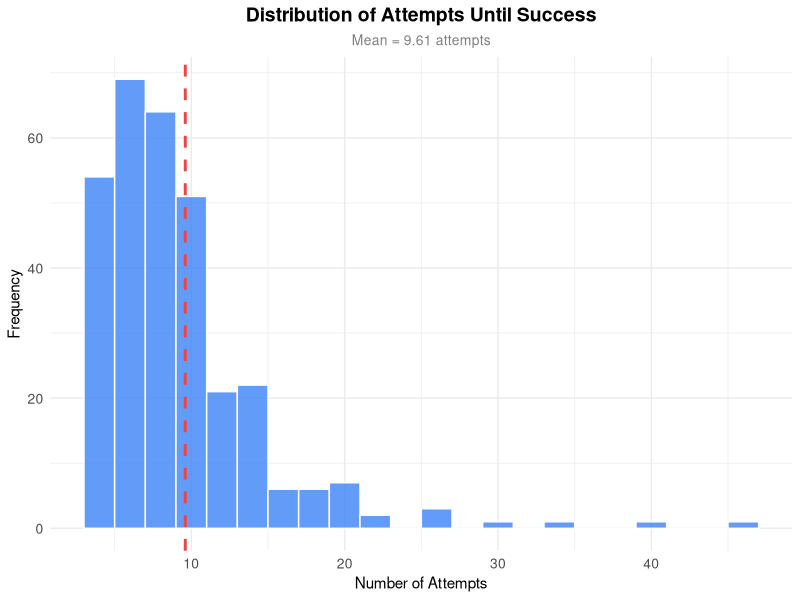
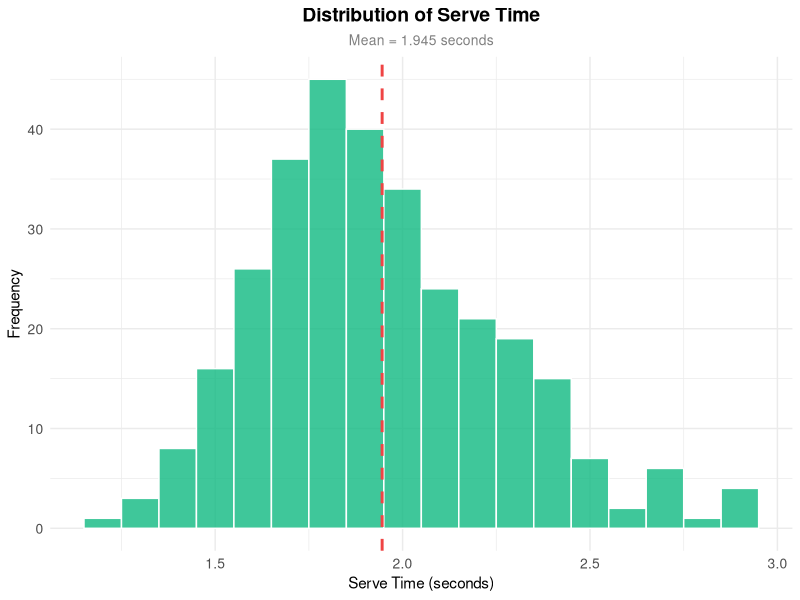
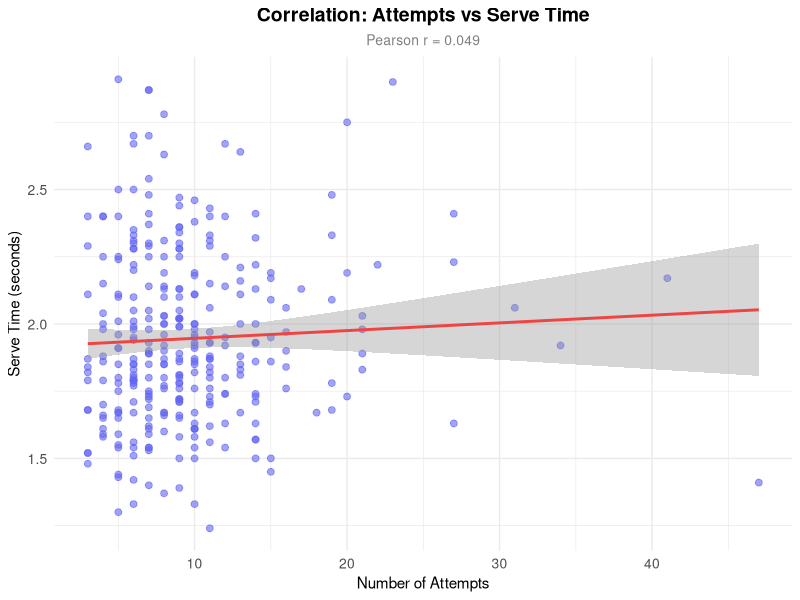
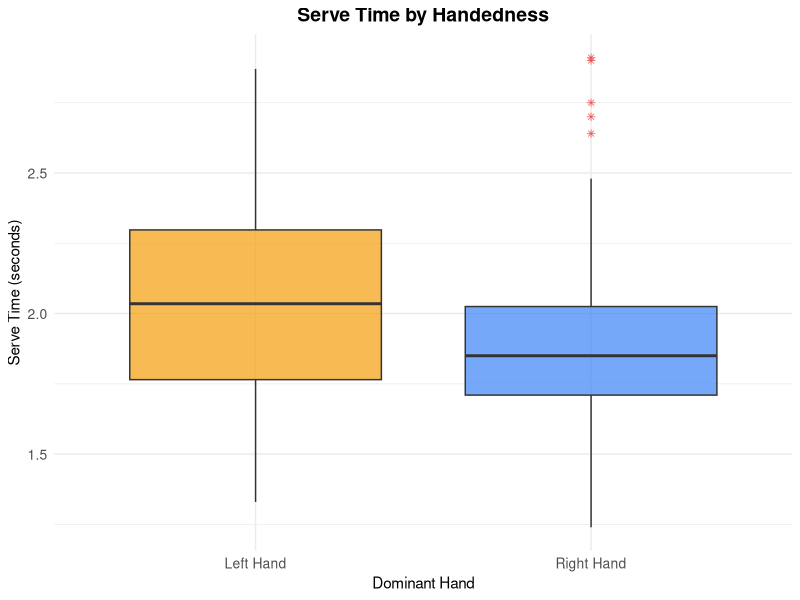

Write the R code that produced these figures, in order.
# Ping Pong Precision Analysis Pipeline
# Author: Samir Caizapasto
# Institution: ESPOL

library(tidyverse)
library(jsonlite)
library(here)

setwd(here::here())

# Load data
ping_pong <- read_csv(
  here("data", "ping_pong_experiment_data.csv"),
  locale = locale(decimal_mark = ","),
  col_types = cols(.default = col_character())
)

# Clean column names and rename to English
names(ping_pong) <- trimws(names(ping_pong))

ping_pong <- ping_pong %>%
  select(-1) %>%
  rename(
    observation_id = Datos,
    attempt_count = `X(intentos totales)`,
    handedness = `Mano dominante`,
    serve_height = `Altura del saque`,
    serve_time = `Tiempo del saque`
  )

# Clean and convert data types
ping_pong <- ping_pong %>%
  mutate(
    observation_id = as.integer(observation_id),
    attempt_count = as.integer(attempt_count),
    handedness = str_trim(handedness),
    handedness = case_when(
      str_detect(handedness, "Derecha") ~ "Right Hand",
      str_detect(handedness, "Izquierda") ~ "Left Hand",
      TRUE ~ handedness
    ),
    serve_height = str_trim(serve_height),
    serve_height = case_when(
      str_detect(serve_height, "Abajo") ~ "Below Waist",
      str_detect(serve_height, "Arriba de la Cintura") ~ "Above Waist",
      str_detect(serve_height, "Arriba de los Hombros") ~ "Above Shoulders",
      TRUE ~ serve_height
    ),
    serve_time = str_replace(serve_time, ",", "."),
    serve_time = as.numeric(serve_time)
  ) %>%
  drop_na()

cat("Data loaded:", nrow(ping_pong), "observations\n")

# Descriptive statistics
handedness_freq <- ping_pong %>%
  count(handedness) %>%
  mutate(proportion = n / sum(n))

serve_height_freq <- ping_pong %>%
  count(serve_height) %>%
  mutate(proportion = n / sum(n))

serve_time_stats <- ping_pong %>%
  summarise(
    mean = mean(serve_time, na.rm = TRUE),
    sd = sd(serve_time, na.rm = TRUE),
    median = median(serve_time, na.rm = TRUE),
    min = min(serve_time, na.rm = TRUE),
    max = max(serve_time, na.rm = TRUE),
    q1 = quantile(serve_time, 0.25, na.rm = TRUE),
    q3 = quantile(serve_time, 0.75, na.rm = TRUE)
  )

attempt_stats <- ping_pong %>%
  summarise(
    mean = mean(attempt_count, na.rm = TRUE),
    sd = sd(attempt_count, na.rm = TRUE),
    median = median(attempt_count, na.rm = TRUE),
    min = min(attempt_count, na.rm = TRUE),
    max = max(attempt_count, na.rm = TRUE),
    q1 = quantile(attempt_count, 0.25, na.rm = TRUE),
    q3 = quantile(attempt_count, 0.75, na.rm = TRUE)
  )

# Inferential statistics

# Chi-Square Goodness of Fit (Negative Binomial)
k <- 3
p <- 0.3

observed_freq <- table(ping_pong$attempt_count)
x_values <- as.numeric(names(observed_freq))
theoretical_prob <- dnbinom(x_values - k, size = k, prob = p)
theoretical_prob <- theoretical_prob / sum(theoretical_prob)

observed_grouped <- c(sum(observed_freq[1:15]), sum(observed_freq[16:length(observed_freq)]))
prob_grouped <- c(sum(theoretical_prob[1:15]), sum(theoretical_prob[16:length(theoretical_prob)]))

chi_sq_test <- chisq.test(observed_grouped, p = prob_grouped)

# T-Test: Mean serve time vs 2 seconds
t_test_result <- t.test(ping_pong$serve_time, mu = 2, alternative = "less")

# Correlation: Attempts vs Serve Time
correlation <- cor(ping_pong$attempt_count, ping_pong$serve_time, use = "complete.obs")
cor_test <- cor.test(ping_pong$attempt_count, ping_pong$serve_time)

# Proportion Test: Right-handed vs 0.6
right_handed_count <- sum(ping_pong$handedness == "Right Hand")
total_count <- nrow(ping_pong)
prop_test <- prop.test(right_handed_count, total_count, p = 0.6, alternative = "two.sided")

# Create output directories
dir.create(here("web", "images"), showWarnings = FALSE, recursive = TRUE)
dir.create(here("web", "results"), showWarnings = FALSE, recursive = TRUE)

# Plot theme
theme_analysis <- theme_minimal() +
  theme(
    plot.title = element_text(hjust = 0.5, size = 14, face = "bold"),
    plot.subtitle = element_text(hjust = 0.5, size = 10, color = "gray50"),
    axis.title = element_text(size = 11),
    axis.text = element_text(size = 10),
    legend.position = "bottom"
  )

# Plot 1: Attempts Distribution
plot_attempts <- ggplot(ping_pong, aes(x = attempt_count)) +
  geom_histogram(binwidth = 2, fill = "#3b82f6", color = "white", alpha = 0.8) +
  geom_vline(xintercept = mean(ping_pong$attempt_count), 
             color = "#ef4444", linetype = "dashed", size = 1) +
  labs(
    title = "Distribution of Attempts Until Success",
    subtitle = paste("Mean =", round(mean(ping_pong$attempt_count), 2), "attempts"),
    x = "Number of Attempts",
    y = "Frequency"
  ) +
  theme_analysis

ggsave(here("web", "images", "attempts_distribution.png"), plot_attempts, width = 10, height = 6, dpi = 150)

# Plot 2: Serve Time Distribution
plot_time <- ggplot(ping_pong, aes(x = serve_time)) +
  geom_histogram(binwidth = 0.1, fill = "#10b981", color = "white", alpha = 0.8) +
  geom_vline(xintercept = mean(ping_pong$serve_time), 
             color = "#ef4444", linetype = "dashed", size = 1) +
  labs(
    title = "Distribution of Serve Time",
    subtitle = paste("Mean =", round(mean(ping_pong$serve_time), 3), "seconds"),
    x = "Serve Time (seconds)",
    y = "Frequency"
  ) +
  theme_analysis

ggsave(here("web", "images", "time_distribution.png"), plot_time, width = 10, height = 6, dpi = 150)

# Plot 3: Correlation Scatter Plot
plot_correlation <- ggplot(ping_pong, aes(x = attempt_count, y = serve_time)) +
  geom_point(color = "#6366f1", alpha = 0.6, size = 2) +
  geom_smooth(method = "lm", se = TRUE, color = "#ef4444", size = 1) +
  labs(
    title = "Correlation: Attempts vs Serve Time",
    subtitle = paste("Pearson r =", round(correlation, 3)),
    x = "Number of Attempts",
    y = "Serve Time (seconds)"
  ) +
  theme_analysis

ggsave(here("web", "images", "correlation_scatter.png"), plot_correlation, width = 12, height = 6, dpi = 150)

# Plot 4: Boxplot by Handedness
plot_boxplot <- ggplot(ping_pong, aes(x = handedness, y = serve_time, fill = handedness)) +
  geom_boxplot(alpha = 0.7, outlier.color = "#ef4444", outlier.shape = 8) +
  scale_fill_manual(values = c("Left Hand" = "#f59e0b", "Right Hand" = "#3b82f6")) +
  labs(
    title = "Serve Time by Handedness",
    x = "Dominant Hand",
    y = "Serve Time (seconds)"
  ) +
  theme_analysis +
  theme(legend.position = "none")

ggsave(here("web", "images", "boxplot_handedness.png"), plot_boxplot, width = 10, height = 6, dpi = 150)

# Export results to JSON
analysis_results <- list(
  metadata = list(
    last_updated = format(Sys.Date(), "%Y-%m-%d"),
    sample_size = nrow(ping_pong),
    data_source = "ESPOL Ping Pong Experiment"
  ),
  descriptive = list(
    serve_time = list(
      mean = round(serve_time_stats$mean, 3),
      sd = round(serve_time_stats$sd, 3),
      median = round(serve_time_stats$median, 3),
      min = round(serve_time_stats$min, 3),
      max = round(serve_time_stats$max, 3)
    ),
    attempts = list(
      mean = round(attempt_stats$mean, 2),
      sd = round(attempt_stats$sd, 2),
      median = attempt_stats$median,
      min = attempt_stats$min,
      max = attempt_stats$max
    )
  ),
  inferential = list(
    chi_square = list(
      statistic = round(chi_sq_test$statistic[[1]], 4),
      p_value = round(chi_sq_test$p.value, 4),
      conclusion = ifelse(chi_sq_test$p.value > 0.05, "Data fits Negative Binomial model", "Data does not fit model")
    ),
    t_test = list(
      statistic = round(t_test_result$statistic[[1]], 4),
      p_value = round(t_test_result$p.value, 4),
      conclusion = ifelse(t_test_result$p.value < 0.05, "Mean significantly less than 2s", "Mean not significantly different from 2s")
    ),
    correlation = list(
      r = round(correlation, 4),
      p_value = round(cor_test$p.value, 6),
      interpretation = case_when(
        abs(correlation) > 0.7 ~ "Strong",
        abs(correlation) > 0.4 ~ "Moderate",
        TRUE ~ "Weak"
      )
    )
  ),
  categorical = list(
    handedness = list(
      right_handed = list(
        count = sum(handedness_freq$n[handedness_freq$handedness == "Right Hand"]),
        proportion = round(handedness_freq$proportion[handedness_freq$handedness == "Right Hand"], 4)
      ),
      left_handed = list(
        count = sum(handedness_freq$n[handedness_freq$handedness == "Left Hand"]),
        proportion = round(handedness_freq$proportion[handedness_freq$handedness == "Left Hand"], 4)
      )
    ),
    serve_height = lapply(split(serve_height_freq, seq(nrow(serve_height_freq))), function(row) {
      list(category = row$serve_height, count = row$n, proportion = round(row$proportion, 4))
    })
  )
)

json_path <- here("web", "results", "analysis_results.json")
write_json(analysis_results, json_path, pretty = TRUE, auto_unbox = TRUE)

# Summary
cat("\n")
cat("Pipeline completed.\n")
cat("Sample Size:", nrow(ping_pong), "\n")
cat("JSON: web/results/analysis_results.json\n")
cat("Images: web/images/*.png\n")
